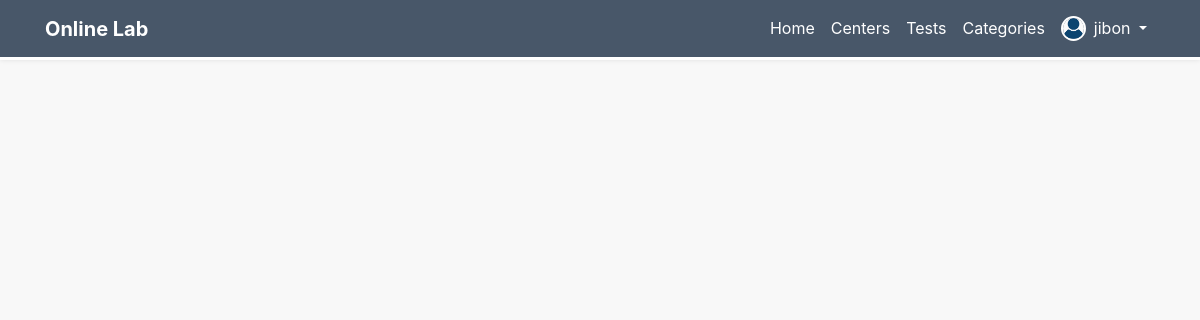
The page /categorise-tests/7/ (signed in) on the database as committed earlier.
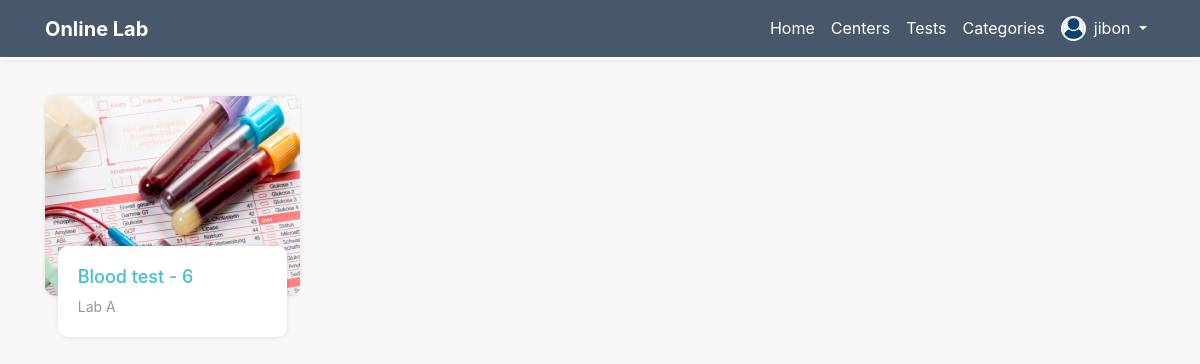
The same page on the database as committed later.
### tests/models.py (models this page shows, shortened)
class Test(models.Model):
    ACTIVE_STATUS = (
        ('Available', 'AVAILABLE'),
        ('Closed', 'CLOSED'),
    )
    test_name = models.CharField(max_length=250, blank=True)
    image = models.FileField(upload_to='lab_test_pics')
    category = models.ForeignKey(TestCategory, on_delete=models.CASCADE, related_name='test_category')
    center = models.ForeignKey(DiagnosticCenter, on_delete=models.CASCADE, related_name='test_center')
    discount = models.PositiveIntegerField(null=True, blank=True)
    price = models.PositiveIntegerField(null=True, blank=True)
    active_status = models.CharField(max_length=20, choices=ACTIVE_STATUS, default='AVAILABLE')
    class Meta:
        ordering = ['-id']
        verbose_name_plural = 'Tests'

### diagnostic_centers/models.py (models this page shows, shortened)
class DiagnosticCenter(models.Model):
    name = models.CharField(max_length=250, blank=False)
    image = models.ImageField(default='default_center.jpg', upload_to='diagnostic_center_pics')
    email = models.EmailField(blank=True)
    contact_no = models.CharField(max_length=20, blank=False)
    website = models.CharField(max_length=100, blank=True)
    address = models.CharField(max_length=150, blank=False)
    class Meta:
        verbose_name_plural = 'Diagnostic Centers'

### tests/views.py (the view)
# urls.py: path('categorise-tests/<int:id>/', categorise_tests, name='categorise-tests'),
def categorise_tests(request, id=None):
    filtered_tests = Test.objects.filter(category__id=id)
    template = 'tests/categorise_tests.html'
    context = {'filtered_tests': filtered_tests}
    return render(request, template, context)

### templates/tests/categorise_tests.html (shortened to what this page needs)
{% extends 'base.html' %}
{% block content %}
    <div class="container inner-content">
        <div class="row mt-2">
            {% for test in  filtered_tests %}
                <div class="col-xs-12 col-sm-6 col-md-4 col-lg-3">
                    <div class="card test-box">
                        <div class="card-title">
                            <img src="{{ test.image.url }}" class="card-img-top" alt="..." width="100%">
                        </div>
                        <div class="card-body" style="min-height: 90px">
                            <h6 class="mb-2">
                                <a href="{% url 'tests:test-details' test.id %}">{{ test.test_name }}</a>
                            </h6>
                            <p>{{ test.center.name }}</p>
                        </div>
                    </div>
                </div>
            {% endfor %}
        </div>
    </div>
{% endblock %}

Rows that differ between the two databases and show on the page:
added Test: image (picture), test_name "Blood test - 6", center.name "Lab A"
